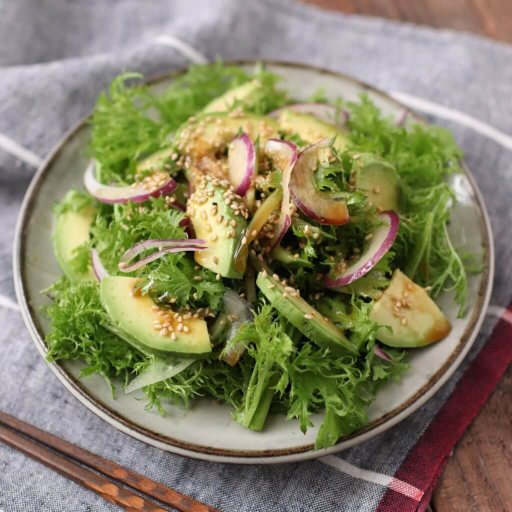
#> input picture section6/calories/image/sarad/000040.jpg, 1024 x 1024 px (shown at 1/2 size); its folder holds 4 pictures in this run
$ python scraping.py
#> lines starting #> are read from the running program, lines starting #| are printed output that depends on the picture
"""
・画像を収集する
・画像をリサイズする

"""
import numpy as np
import pandas as pd
import matplotlib.pyplot as plt

from icrawler.builtin import BingImageCrawler
import os, glob, re
from PIL import Image
import cv2

#画像を収集する関数
#引数；パス、検索ワード、枚数、
def scraping(path, keyword, num):
    #bing_crawlerのインスタンス生成
    bing_crawler=BingImageCrawler(
        downloader_threads=4,
        storage={'root_dir': path}
    )
    #bing_crawlerのcrawlメソッドでキーワードと枚数を指定して画像を収集
    bing_crawler.crawl(keyword=keyword, max_num=num)
    print(f'{keyword} completed!')


sarad_path="./sarad/*.jpg"
sushi_path="./sushi/*.jpg"
tofu_path="./tofu/*.jpg"

# scraping(path="./image/sarad/", keyword="サラダ", num=300)
# scraping(path="./image/sushi/", keyword="マグロ　寿司", num=300)
scraping(path="./image/tofu/", keyword="麻婆豆腐", num=300)
#> (the call stopped at in scraping, `bing_crawler=BingImageCrawler( downloader_threads=4, storage={'root_di..`: icrawler is not available in this run)

#画像をリサイズする関数
#引数；パス、サイズ
def resize_image(path, size):
#> called with path = './sarad/*.jpg', size = 75
    img_paths=glob.glob(path)
    for img_path in img_paths:
        img=Image.open(img_path)
#> img is the input picture: PIL image 1024x1024 RGB; mean R, G, B 135.2, 130.9, 101.7
        img_resized=img.resize((size, size))
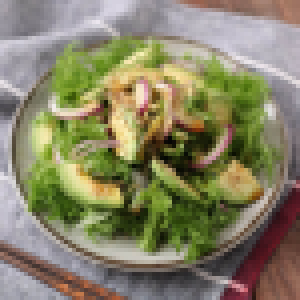
#> img_resized: PIL image 75x75 RGB (shown 4 times larger); mean R, G, B 135.2, 130.9, 101.7
        img_resized.save(img_path)
#> pass 2 of the loop in resize_image, `for img_path in img_paths:`:
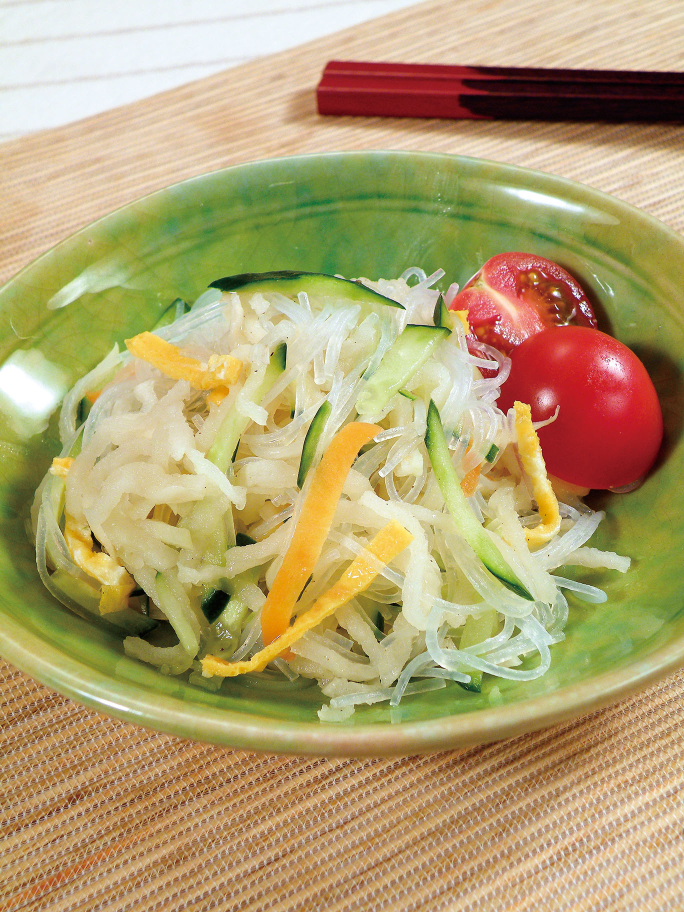
#> input picture section6/calories/image/sarad/000050.jpg, 1368 x 1824 px (shown at 1/2 size)
#> in resize_image, img is the input picture: PIL image 1368x1824 RGB; mean R, G, B 178.7, 161.2, 113.3
#> in resize_image, `img_resized=img.resize((size, size))`:
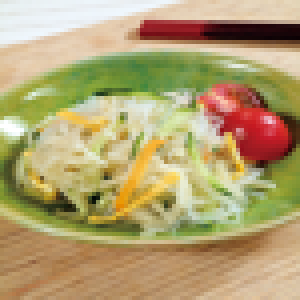
#> img_resized: PIL image 75x75 RGB (shown 4 times larger); mean R, G, B 178.7, 161.2, 113.3
#> pass 3 of the loop in resize_image, `for img_path in img_paths:`:
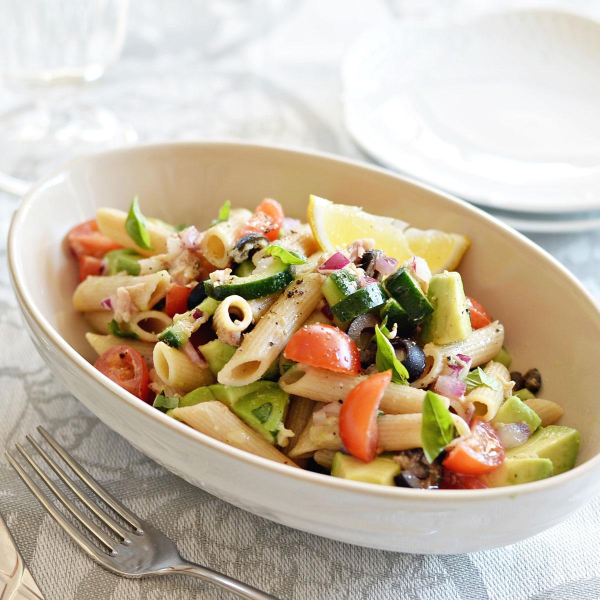
#> input picture section6/calories/image/sarad/000080.jpg, 1200 x 1200 px (shown at 1/2 size)
#> in resize_image, img is the input picture: PIL image 1200x1200 RGB; mean R, G, B 196.1, 181.8, 159.6
#> in resize_image, `img_resized=img.resize((size, size))`:
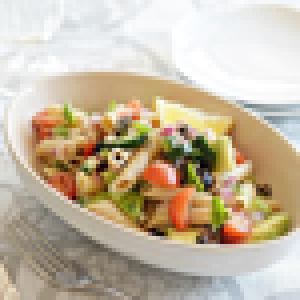
#> img_resized: PIL image 75x75 RGB (shown 4 times larger); mean R, G, B 196.1, 181.8, 159.6
#> the loop made 4 passes; the first 3 are shown
    print(f'{path}: resized!')


resize_image(path=sarad_path, size=75)
resize_image(path=sushi_path, size=75)
resize_image(path=tofu_path, size=75)
